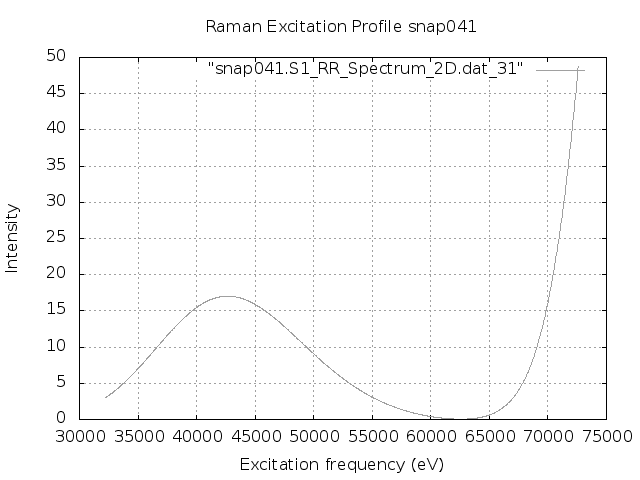

Here is the gnuplot script that generated this plot:
set terminal png
set output "snap041.S1.REP.png"
set xlabel 'Excitation frequency (eV)'
set ylabel 'Intensity'
set title "Raman Excitation Profile snap041"
set grid
set autoscale
plot "snap041.S1_RR_Spectrum_2D.dat_31" with lines lc "blue"
exit
